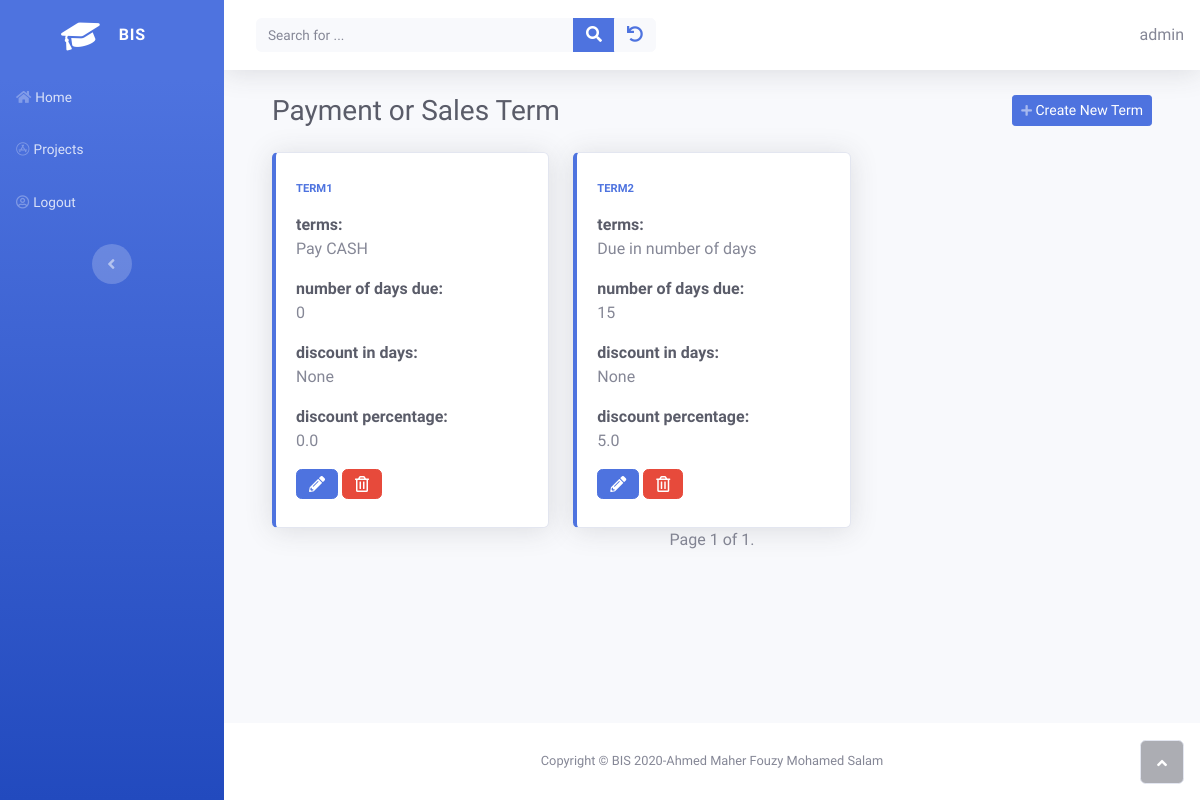
/inventory/list_term (signed in), run on the app's committed database.
### inventory/models.py (models this page shows, shortened)
class PaymentSalesTerm(models.Model):
    class Term(models.IntegerChoices):
        CASH = 0 , _("Pay CASH")
        ON_DEMAND = 1 , _("Cash On Demand")
        DAYS = 2, _("Due in number of days")
        END_OF_MONTH = 3,_("Due at the end of month")
        NEXT_MONTH = 4,_("Due on the next Month")
        OTHER = 5, _("let me specify the due date DD-MM-YYY")
    owner = models.ForeignKey(get_user_model(), on_delete=models.CASCADE)
    config = models.CharField(
        max_length=100,
        help_text="Specify name for this setting"
        )
    terms = models.IntegerField(choices=Term.choices , default=Term.CASH , blank=False)
    num_of_days_due = models.PositiveSmallIntegerField(
        help_text="in case of you want to specify number of days due"
    )
    discount_in_days = models.PositiveSmallIntegerField(
        validators=[MaxValueValidator(32)] ,
        null = True,
        blank = True
    )
    discount_percentage = models.FloatField(
        help_text="Enter discount like this 5%>>will be  5 not 0.05",
    )
    cash_account =  models.ForeignKey('sole_proprietorship.Accounts',on_delete=models.CASCADE , related_name='payment_sales_term_cash_account')
    accounts_payable =models.ForeignKey('sole_proprietorship.Accounts',on_delete=models.CASCADE , related_name='payment_sales_term_accounts_payable_account')
    freight_in_account = models.ForeignKey('sole_proprietorship.Accounts',
                                    on_delete=models.CASCADE,
                                    related_name='freight_in_account',
                                    null=True,
                                    blank=True,
                                    help_text='choose A/p or Cash to determine if you paid this cost cash or not')

### inventory/views.py (the view)
# urls.py: path('list_term' , views.ListTermView.as_view() , name="list_term" ),
class ListTermView(OwnerListView):
    model = PaymentSalesTerm
    template_name = "inventory/term_list.html"
    paginate_by = 5
    ordering = ["config"]

### home/owner.py (called while the page is built)
    def get_queryset(self):
        qs = super(OwnerListView, self).get_queryset()
        return qs.filter(owner=self.request.user)

### inventory/templates/inventory/term_list.html
{% extends 'home/base.html' %}
{% block content %}
<div class="container">
    <div class="d-sm-flex justify-content-between align-items-center mb-4">
        <h3 class="text-dark mb-0">Payment or Sales Term</h3><a class="btn btn-primary btn-sm d-none d-sm-inline-block" role="button" href="{% url 'inventory:create_term'%}"><i class="fa fa-plus fa-sm text-white-50"></i>&nbsp;Create New Term</a>
    </div>
    <div class="row">
    {% if paymentsalesterm_list %}
        {% for term in paymentsalesterm_list %}
         <div class="col-auto col-sm-12 col-md-12 col-lg-4 col-xl-4">
            <div class="card shadow border-left-primary py-2">
                <div class="card-body">
                    <div class="row align-items-center no-gutters">
                        <div class="col mr-2">
                            <div class="text-uppercase text-primary font-weight-bold text-xs mb-1"><span>{{ term.config }}</span></div>
                            <p><div class="text-dark font-weight-bold h7 mb-0"><span>terms:</span></div>{{ term.get_terms_display  }} <p>
                            <p><div class="text-dark font-weight-bold h7 mb-0"><span>number of days due:</span></div>{{ term.num_of_days_due  }} <p>
                            <p><div class="text-dark font-weight-bold h7 mb-0"><span>discount in days:</span></div>{{ term.discount_in_days  }} <p>
                            <p><div class="text-dark font-weight-bold h7 mb-0"><span>discount percentage:</span></div>{{ term.discount_percentage  }} <p>
                        </div>
                    </div>
                    <a href="{% url 'inventory:update_term' term.id %}">
                        <button type="button" class="btn btn-primary"><i class="fas fa-pencil-alt d-xl-flex justify-content-xl-center align-items-xl-center"></i></button>
                    </a>
                    <a href="{% url 'inventory:delete_term' term.id %}">
                    <button type="button" class="btn btn-danger"><i class="far fa-trash-alt d-xl-flex justify-content-xl-center align-items-xl-center"></i></button>
                    </a>
                </div>
            </div>
        </div>
        {% endfor %}
    {% else %}
        <p>There is nothing in database yet.</p>
    {% endif %}
    </div>
</div>
{% include 'home/pagination.html' %}
{% endblock %}

### home/templates/home/base.html (shortened to what this page needs)
{% load static%}
<!DOCTYPE html>
<html>
<head>
    <link rel="stylesheet" href="{% static 'home/bootstrap/css/bootstrap.min.css' %}">
    <link rel="stylesheet" href="{% static 'home/css/styles.min.css' %}">
    <link rel="stylesheet" href="https://use.fontawesome.com/releases/v5.12.0/css/all.css">
</head>
<body id="page-top">
    <div id="wrapper">
        <nav class="navbar navbar-dark align-items-start sidebar sidebar-dark accordion bg-gradient-primary p-0">
            <div class="container-fluid d-flex flex-column p-0">
                <a class="navbar-brand d-flex justify-content-center align-items-center sidebar-brand m-0" href="#">
                    <div class="sidebar-brand-icon rotate-n-15"><i class="fas fa-graduation-cap"></i></div>
                    <div class="sidebar-brand-text mx-3"><span>BIS</span></div>
                </a>
                <ul class="nav navbar-nav text-light" id="accordionSidebar">
                    <li class="nav-item" role="presentation"><a class="nav-link" href="{% url 'home:home' %}"><i class="fas fa-home"></i><span>Home</span></a><a class="nav-link" href="{% url 'projects:home' %}"><i class="fab fa-app-store"></i><span>Projects</span></a></li>
                    {% if user.is_authenticated %}
                    <li class="nav-item" role="presentation"><a class="nav-link" href="{% url 'home:logout' %}?next={{ request.path }}"><i class="far fa-user-circle"></i><span>Logout</span></a></li>
                    {% endif %}
                </ul>
                <div class="text-center d-none d-md-inline"><button class="btn rounded-circle border-0" id="sidebarToggle" type="button"></button></div>
            </div>
        </nav>
        <div class="d-flex flex-column" id="content-wrapper">
            <div id="content">
                <nav class="navbar navbar-light navbar-expand bg-white shadow mb-4 topbar static-top">
                    <div class="container-fluid"><button class="btn btn-link d-md-none rounded-circle mr-3" id="sidebarToggleTop" type="button"></button>
                        <div class="form-inline d-none d-sm-inline-block mr-auto ml-md-3 my-2 my-md-0 mw-100 navbar-search">
                            <div class="input-group"><input id="search" class="bg-light form-control border-0 small" type="text" placeholder="Search for ..." name="search"   {% if search %} value="{{ search }}" {% endif %}>
                                <div class="input-group-append"><button id= "search-btn" class="btn btn-primary py-0" ><i class="fas fa-search"></i></button></div>
                                <div class="input-group-append"><button class="btn btn-light py-0" type="button"><a href="{% url 'projects:home' %}"><i class="fa fa-undo"></i></a></button></div>
                            </div>
                        </div>
                        <div>
                            {{ user.username }}
                        </div>
                    </div>
                </nav>
                <div class="container">
                    <div id="ajax">
                    {% block content %}{% endblock%}
                    </div>
                </div>
            </div>
            <footer class="bg-white sticky-footer">
                <div class="container my-auto">
                    <div class="text-center my-auto copyright"><span>Copyright © BIS 2020-Ahmed Maher Fouzy Mohamed Salam</span></div>
                </div>
            </footer>
        </div><a class="border rounded d-inline scroll-to-top" href="#page-top"><i class="fas fa-angle-up"></i></a></div>
</body>
</html>

### data on the page
PaymentSalesTerm: config "TERM1", terms "Pay CASH", num_of_days_due "0", discount_in_days "None", discount_percentage "0.0"
PaymentSalesTerm: config "TERM2", terms "Due in number of days", num_of_days_due "15", discount_in_days "None", discount_percentage "5.0"

### other printed values
{{ user.username }} "admin"
{{ page_obj.number }} "1"
{{ page_obj.paginator.num_pages }} "1"
